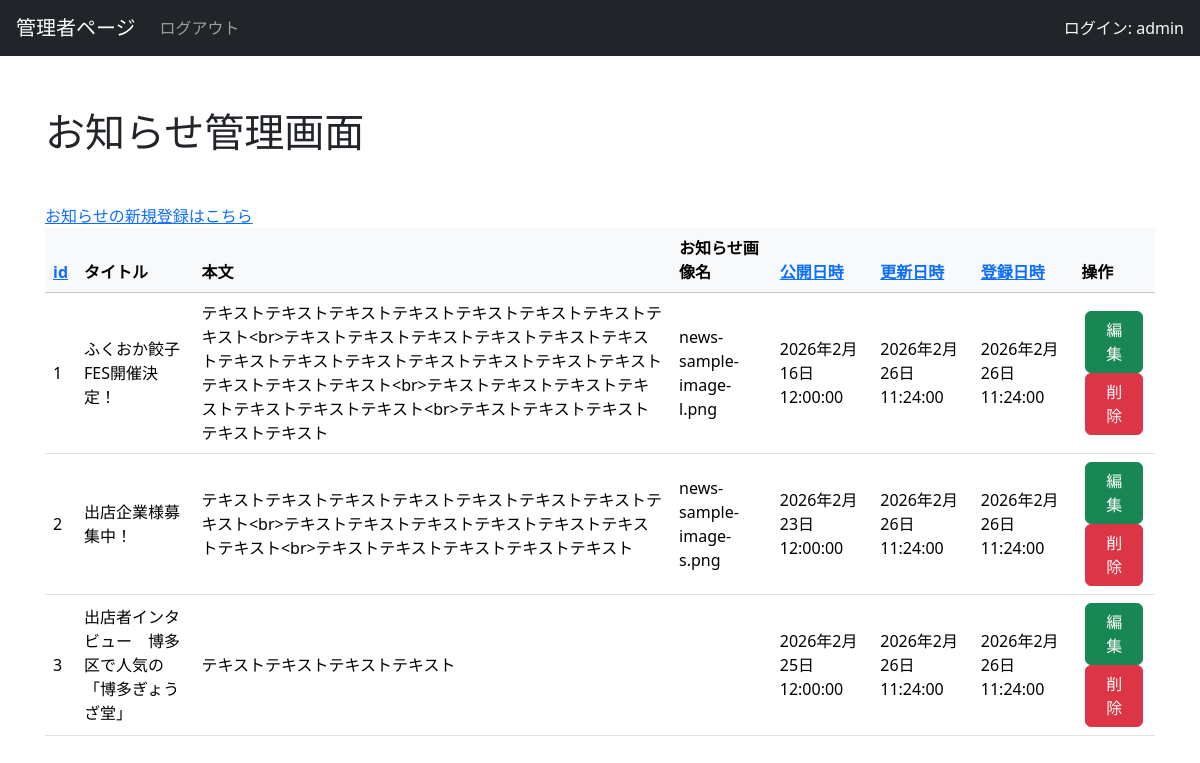
/admin/admin_info.php (signed in), run on the app's committed database.
### tables this page shows
CREATE TABLE `info` (
  `id` int(11) NOT NULL,
  `title` varchar(255) NOT NULL,
  `body` text NOT NULL,
  `info_img` varchar(255) DEFAULT NULL,
  `public_date` datetime NOT NULL,
  `update_date` datetime NOT NULL,
  `created_date` datetime NOT NULL
);

### functions/function.php (called while the page is built, shortened)
<?php
function h($str)
{
    return htmlspecialchars($str, ENT_QUOTES, 'UTF-8');
}
function get_sort_params($sortable, $sort, $dir, $default_sort = "id", $default_dir = "asc")
{
    return [
        "sort" => $sort,
        "dir" => $dir,
        "order_by" => $sortable[$sort] . " " . strtoupper($dir),
    ];
}
function next_sort_dir($current_sort, $clicked_sort, $current_dir)
{
    if ($current_sort === $clicked_sort) {
        return $current_dir === "asc" ? "desc" : "asc";
    }
    return "asc";
}

### admin/admin_info.php (the view, shortened to what this page needs)
<?php
require_once __DIR__ . "/../functions/function.php";
try {
    $db = db_connect();
    $sortable = [
        "id" => "id",
        "public_date" => "public_date",
        "update_date" => "update_date",
        "created_date" => "created_date",
    ];
    $sort_params = get_sort_params(
        $sortable,
        $_GET["sort"] ?? "id",
        $_GET["dir"] ?? "asc"
    );
    $sql = "SELECT * FROM info
            ORDER BY " . $sort_params["order_by"];
    $stmt = $db->prepare($sql);
    $stmt->execute();
    $datas = $stmt->fetchAll(PDO::FETCH_ASSOC);
} catch (PDOException $e) {
    set_admin_system_message(MsgContent::COMMON_EXCEPTION->value . $e->getMessage(), MsgStatus::ERROR);
    set_error_log($e->getMessage());
    header("location:index.php");
    exit();
}
?>
<!DOCTYPE html>
<html lang="ja">
<head>
    <link rel="stylesheet" href="https://cdn.jsdelivr.net/npm/bootstrap@5.3.8/dist/css/bootstrap.min.css">
</head>
<body>
    <?php include('admin-header.php');  ?>
    <main role="main" class="container" style="padding:60px 15px 0">
        <h1 class="my-5">お知らせ管理画面</h1>
        <a href="./info_add.php">
            お知らせの新規登録はこちら
        </a>
        <div class="table-responsive">
            <table class="table table-hover align-middle">
                <thead class="table-light sticky-top">
                    <tr>
                        <th>
                            <a href="?sort=id&dir=<?php echo next_sort_dir($sort_params['sort'], 'id', $sort_params['dir']); ?>">id</a>
                        </th>
                        <th>タイトル</th>
                        <th>本文</th>
                        <th>お知らせ画像名</th>
                        <th>
                            <a href="?sort=public_date&dir=<?php echo next_sort_dir($sort_params['sort'], 'public_date', $sort_params['dir']); ?>">公開日時</a>
                        </th>
                        <th>
                            <a href="?sort=update_date&dir=<?php echo next_sort_dir($sort_params['sort'], 'update_date', $sort_params['dir']); ?>">更新日時</a>
                        </th>
                        <th>
                            <a href="?sort=created_date&dir=<?php echo next_sort_dir($sort_params['sort'], 'created_date', $sort_params['dir']); ?>">登録日時</a>
                        </th>
                        <th>操作</th>
                    </tr>
                </thead>
                <tbody>
                    <?php foreach ($datas as $data): ?>
                        <tr>
                            <td><?php echo h($data["id"]); ?></td>
                            <td><?php echo h($data["title"]); ?></td>
                            <td><?php echo h($data["body"]); ?></td>
                            <td><?php echo h($data["info_img"]); ?></td>
                            <td><?php echo h(date('Y年n月j日 H:i:s', strtotime($data["public_date"]))); ?></td>
                            <td><?php echo h(date('Y年n月j日 H:i:s', strtotime($data["update_date"]))); ?></td>
                            <td><?php echo h(date('Y年n月j日 H:i:s', strtotime($data["created_date"]))); ?></td>
                            <td>
                                <a href="./info_edit.php?id=<?php echo h($data["id"]); ?>" class="btn btn-success mx-1">編集</a>
                                <a href="./info_delete.php?id=<?php echo h($data["id"]); ?>" class="btn btn-danger mx-1">削除</a>
                            </td>
                        </tr>
                    <?php endforeach; ?>
                </tbody>
            </table>
        </div>
    </main>
</body>
</html>

### data on the page
info: id "1", title "ふくおか餃子FES開催決定！", body "テキストテキストテキストテキストテキストテキストテキストテキスト<br>テキストテキストテキストテキストテキストテキストテキストテキストテキストテキストテキストテキストテキストテキストテキストテキスト<br>テキストテキストテキストテキストテキストテキストテキスト<br>テキストテキストテキストテキストテキスト", info_img "news-sample-image-l.png", public_date "2026年2月16日 12:00:00", update_date "2026年2月26日 11:24:00", created_date "2026年2月26日 11:24:00"
info: id "2", title "出店企業様募集中！", body "テキストテキストテキストテキストテキストテキストテキストテキスト<br>テキストテキストテキストテキストテキストテキストテキスト<br>テキストテキストテキストテキストテキスト", info_img "news-sample-image-s.png", public_date "2026年2月23日 12:00:00", update_date "2026年2月26日 11:24:00", created_date "2026年2月26日 11:24:00"
info: id "3", title "出店者インタビュー 博多区で人気の「博多ぎょうざ堂」", body "テキストテキストテキストテキスト", public_date "2026年2月25日 12:00:00", update_date "2026年2月26日 11:24:00", created_date "2026年2月26日 11:24:00"

### other printed values
$_SESSION["admin_user_name"] "admin"
